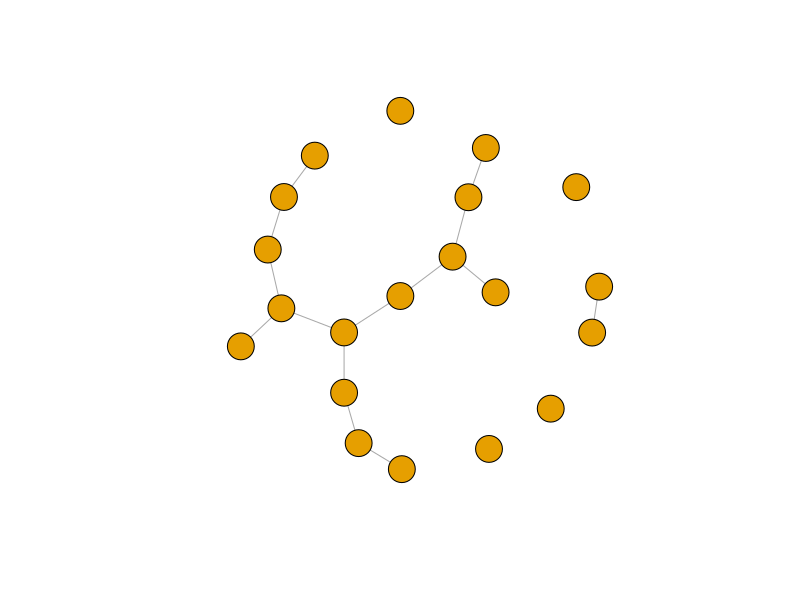

Recreate this plot in R.
# Test R and GitHub

library(igraph)
a <- random.graph.game(20, 0.1)
plot(a, layout=layout.fruchterman.reingold, vertex.label=NA)